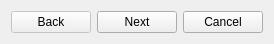
                  <widget class="QWidget" name="layoutWidget">
                   <property name="geometry">
                    <rect>
                     <x>870</x>
                     <y>580</y>
                     <width>239</width>
                     <height>28</height>
                    </rect>
                   </property>
                   <layout class="QHBoxLayout" name="horizontalLayout_7">
                    <item>
                     <widget class="QPushButton" name="buttonBack">
                      <property name="enabled">
                       <bool>false</bool>
                      </property>
                      <property name="styleSheet">
                       <string notr="true">color: rgb(0, 0, 0);</string>
                      </property>
                      <property name="text">
                       <string>Back</string>
                      </property>
                      <property name="default">
                       <bool>false</bool>
                      </property>
                     </widget>
                    </item>
                    <item>
                     <widget class="QPushButton" name="buttonNext">
                      <property name="styleSheet">
                       <string notr="true">color: rgb(0, 0, 0);</string>
                      </property>
                      <property name="text">
                       <string>Next</string>
                      </property>
                      <property name="default">
                       <bool>false</bool>
                      </property>
                     </widget>
                    </item>
                    <item>
                     <widget class="QPushButton" name="buttonCancel">
                      <property name="styleSheet">
                       <string notr="true">color: rgb(0, 0, 0);</string>
                      </property>
                      <property name="text">
                       <string>Cancel</string>
                      </property>
                      <property name="default">
                       <bool>false</bool>
                      </property>
                     </widget>
                    </item>
                   </layout>
                  </widget>
